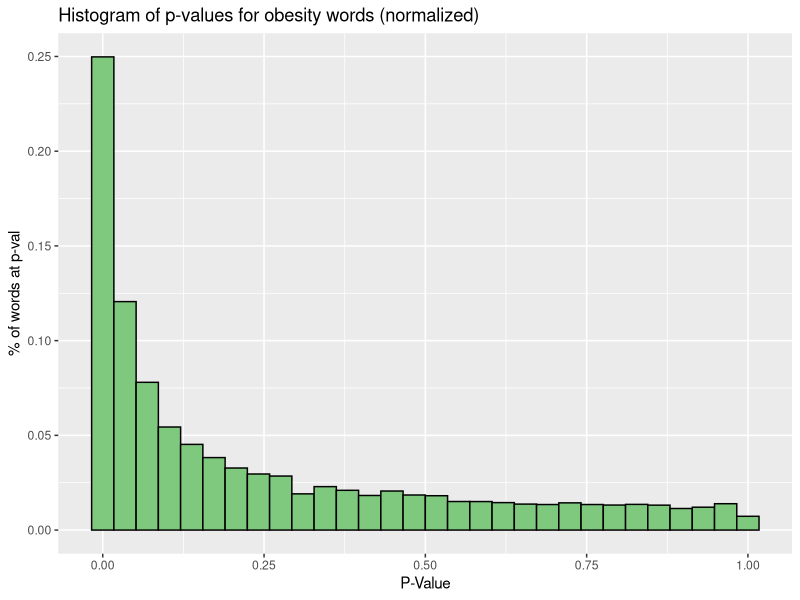
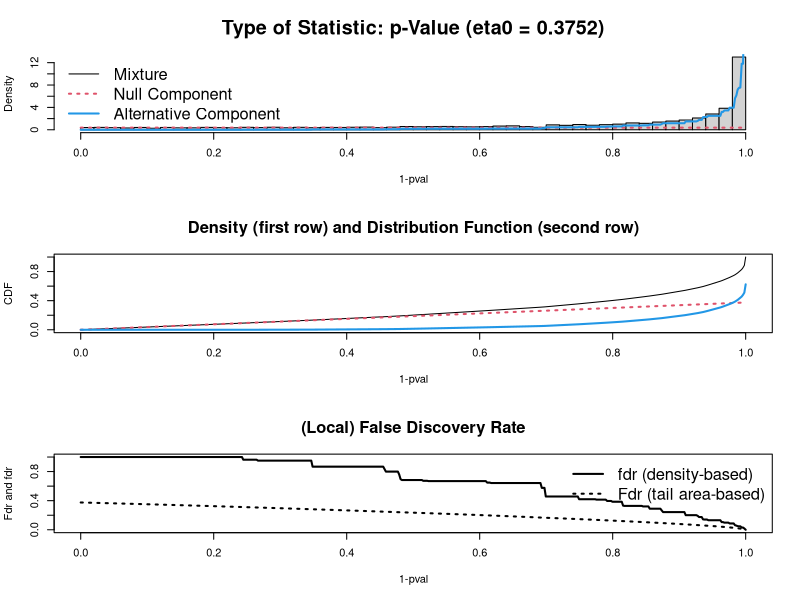

Reproduce these figures in R, in order. (Note: this script raises an error after producing the figures.)
## ---- chunk 1
library(fdrtool)
library(ggplot2)
library(grid)
library(gridExtra)
## ---- chunk 2
setwd("/Users/Nick/spring15/independentStudy")#have to set this by chunk of code
obesityRaw = read.table("data/obesity_censored.txt", header = TRUE, fill = TRUE)
obesity = na.omit(obesityRaw) #There are some NAs in the data.
## ---- chunk 3
ggplot(obesity, aes(x = pvalue)) + 
  geom_histogram(aes(y=..count../sum(..count..)), color = "black", fill = "#7fc97f") + 
  labs(title = "Histogram of p-values for obesity words (normalized)",
      x = "P-Value", y = "% of words at p-val")

#ggsave("figures/Obesity_PVal_Hist_Norm.pdf") #Save
## ---- chunk 4
FDRresults = fdrtool(obesity$pvalue, statistic = "pvalue", plot = TRUE)
obesity$qvalue = FDRresults$qval
## ---- chunk 5
P = ggplot(obesity, aes(x = pvalue)) + 
  geom_histogram(aes(y=..count../sum(..count..)),fill = "#7fc97f", alpha = 0.6) + ylim(0,0.4)
Q = ggplot(obesity, aes(x = qvalue)) + 
  geom_histogram(aes(y=..count../sum(..count..)), fill = "#beaed4", alpha = 0.6) + ylim(0,0.4)

Plot = arrangeGrob(P,Q,ncol=2, main = "P-Val vs, Q-Val")
Plot
#ggsave("figures/Obesity_PVal_vs_Qval.pdf",out) #Save
